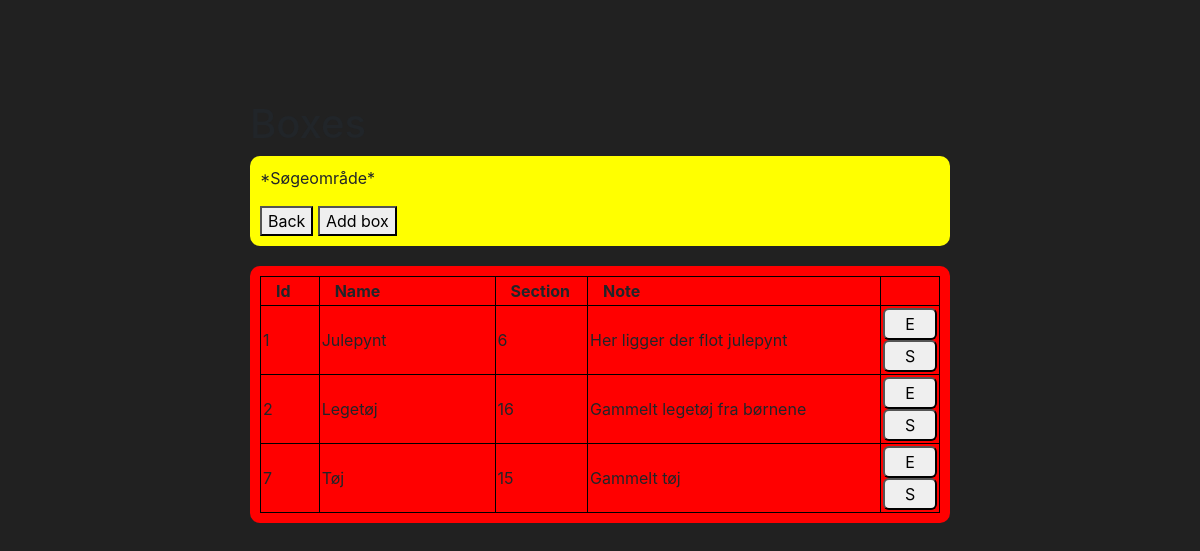
Screenshot of /boxes.php (signed in) with the database file from the repository.
### tables this page shows
CREATE TABLE `box` (
  `id` int(11) NOT NULL,
  `name` varchar(255) NOT NULL,
  `section` int(11) NOT NULL,
  `note` text NOT NULL
);

### boxes.php (the view)
<?php
include_once 'header.php';
?>
<div id="title">
    <h1>Boxes</h1>
</div>
<div id="upper" class="col-md-12" style="background-color:yellow;">
    <p>*Søgeområde*</p>
    <a href="index.php"><button>Back</button></a>
    <a href="addbox.php"><button>Add box</button></a>
</div>
<div class="main" class="col-md-12" style="background-color:red;">
    <table style='width:100%'>
        <tr>
            <th class='col-md-1'>Id</th>
            <th class='col-md-3'>Name</th>
            <th class='col-md-1'>Section</th>
            <th class='col-md-5'>Note</th>
            <th class='col-md-1'></th>
        </tr>
        <?php
        include 'includes/db.inc.php';
        $sql = "SELECT * FROM box";
        $result = $conn->query($sql);
        if ($result !== false && $result->num_rows > 0) {
            while ($row = $result->fetch_assoc()) {
                $editurl = "editbox.php?box_id=" . $row["id"] . "";
                $deleteurl = "includes/deletebox.inc.php?box_id=" . $row["id"] . "";
                echo "
                    <tr>
                        <td>" . $row["id"] . "</td>
                        <td>" . $row["name"] . "</td>
                        <td>" . $row["section"] . "</td>
                        <td>" . $row["note"] . "</td>
                        <td><a href='$editurl'><button>E</button></a> <a href='$deleteurl'><button>S</button></a></td>
                    </tr>";
            }
        } else {
            echo "<p>Du har ingen beskeder.</p>";
        }
        ?>
    </table>
</div>
<?php
include_once 'footer.php';
?>

### styles/style.css (style rules this page uses)
body { display: flex; justify-content: center; height: 100vh; margin: 0; background-color: #212121 !important; }
#upper { background-color: lightgrey; margin-bottom: 20px; padding: 10px; border-radius: 10px; }
.main { padding: 10px; background-color: lightgrey; border-radius: 10px; }
table, th, td { border: 1px solid black; border-collapse: collapse; }
th, td { padding: 2px; }
button { border: 1; }
td button { width: 100%; padding: 2px; border-radius: 6px; }

### rows the page displays
box: id "1", name "Julepynt", section "6", note "Her ligger der flot julepynt"
box: id "2", name "Legetøj", section "16", note "Gammelt legetøj fra børnene"
box: id "7", name "Tøj", section "15", note "Gammelt tøj"
